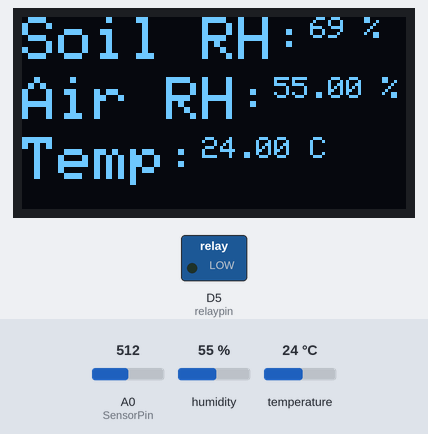
Simulated run of this sketch. Board: ESP8266 (NodeMCU). Parts: 128×64 one-colour display, switched loads named in the sketch (green lamp = pin HIGH). The test bench sets the inputs (shaded band); at power-on: A0 (SensorPin) = 512, humidity 55 %, temperature 24 °C. WiFi joins after 1.5 s; servers stay silent unless stated; what the sketch prints to the serial monitor is not drawn.

Above: at 6.7 s.
6.8 s: A0 (SensorPin) set to 650
At 8.1 s:
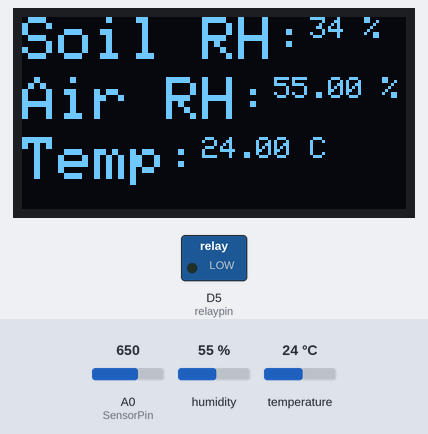
8.4 s: A0 (SensorPin) set to 677
At 9.6 s:
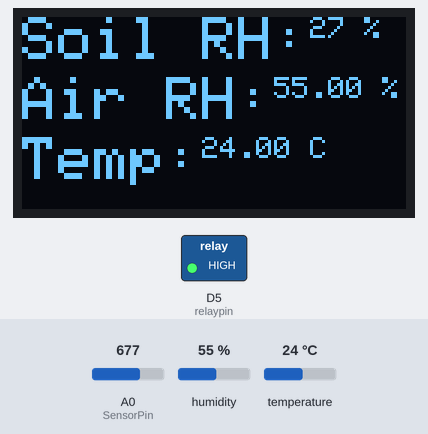
10.6 s: humidity set to 22 %
At 13.6 s:
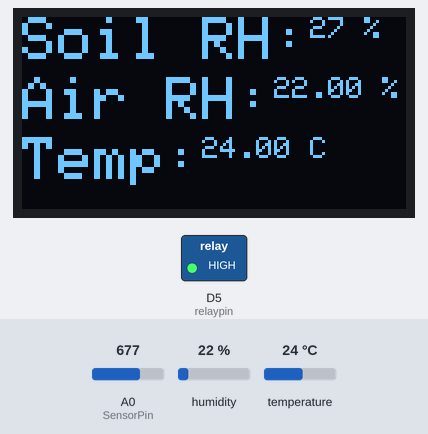
14.2 s: temperature set to 12 °C
At 16.1 s:
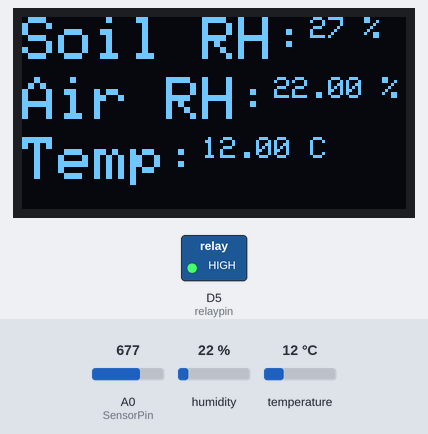
16.6 s: A0 (SensorPin) set to 788
At 17.7 s:
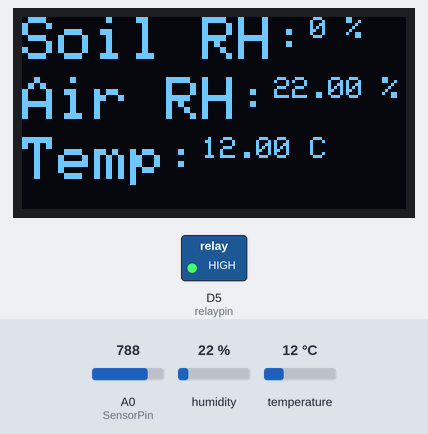
18.5 s: A0 (SensorPin) set to 808
Timing chart, 0 to 21.5 s (numbered marks = the images above; inputs shaded):
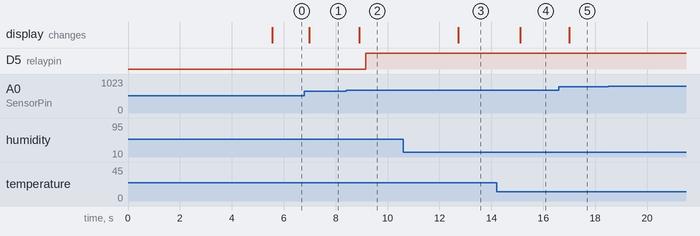

Measured:
- the behaviour switches between 664 and 665 on A0 (SensorPin) (found by bisection; images 1 and 2)
- after the input at 6.8 s, the display: changes after 0.19 s (image 1)
- after the input at 8.4 s, D5 (relaypin): LOW → HIGH after 0.75 s; the display: changes after 0.50 s (image 2)
- after the input at 10.6 s, the display: changes after 2.1 s (image 3)
- after the input at 14.2 s, the display: changes after 0.91 s (image 4)
- after the input at 16.6 s, the display: changes after 0.41 s (image 5)
- after the input at 18.5 s, every drawn part: stays the same

The sketch:

tanamanpintar.ino
```cpp
#include <ESP8266WiFi.h>
#include <SPI.h>
#include <Wire.h>
#include <Adafruit_GFX.h>
#include <Adafruit_SSD1306.h>
#include <DHT.h>

#define SCREEN_WIDTH 128
#define SCREEN_HEIGHT 64
#define OLED_RESET -1

#define DHTPIN D4
DHT dht(DHTPIN, DHT22);

String apiKey = "F4MR5562C1IIUVQJ";
const char* resource = "/update?api_key=";
const char *ssid = "ONET-House";
const char *pass = "mimimeow123";
const char* server = "api.thingspeak.com";

Adafruit_SSD1306 display(SCREEN_WIDTH, SCREEN_HEIGHT, &Wire, OLED_RESET);

const int AirValue = 790;
const int WaterValue = 390;
const int SensorPin = A0;
int soilMoistureValue = 0;
int soilmoisturepercent=0;
int relaypin = D5;

WiFiClient client;


void setup() {
  Serial.begin(115200);
  display.begin(SSD1306_SWITCHCAPVCC, 0x3C);
  display.clearDisplay();
  pinMode(relaypin, OUTPUT);

  dht.begin();

  WiFi.begin(ssid, pass);

  while (WiFi.status() != WL_CONNECTED)
  {
    delay(500);
    Serial.print(".");
  }
    Serial.println("");
    Serial.println("WiFi connected");
    delay(4000);
}


void loop()
{
  float h = dht.readHumidity();
  float t = dht.readTemperature();

  Serial.print("Humidity: ");
  Serial.println(h);
  Serial.print("Temperature: ");
  Serial.println(t);

  soilMoistureValue = analogRead(SensorPin);
  Serial.println(soilMoistureValue);

  soilmoisturepercent = map(soilMoistureValue, AirValue, WaterValue, 0, 100);


if(soilmoisturepercent > 100)
{
  Serial.println("100 %");

  display.setCursor(0,0);
  display.setTextSize(2);
  display.setTextColor(WHITE);
  display.print("Soil RH:");
  display.setTextSize(1);
  display.print("100");
  display.println(" %");
  display.setCursor(0,20);
  display.setTextSize(2);
  display.print("Air RH:");
  display.setTextSize(1);
  display.print(h);
  display.println(" %");
  display.setCursor(0,40);
  display.setTextSize(2);
  display.print("Temp:");
  display.setTextSize(1);
  display.print(t);
  display.println(" C");
  display.display();

  delay(250);
  display.clearDisplay();
}


else if(soilmoisturepercent <0)
{
  Serial.println("0 %");

  display.setCursor(0,0);
  display.setTextSize(2);
  display.setTextColor(WHITE);
  display.print("Soil RH:");
  display.setTextSize(1);
  display.print("0");
  display.println(" %");
  display.setCursor(0,20);
  display.setTextSize(2);
  display.print("Air RH:");
  display.setTextSize(1);
  display.print(h);
  display.println(" %");
  display.setCursor(0,40);
  display.setTextSize(2);
  display.print("Temp:");
  display.setTextSize(1);
  display.print(t);
  display.println(" C");
  display.display();

  delay(250);
  display.clearDisplay();
}


else if(soilmoisturepercent >=0 && soilmoisturepercent <= 100)
{
  Serial.print(soilmoisturepercent);
  Serial.println("%");

  display.setCursor(0,0);
  display.setTextSize(2);
  display.setTextColor(WHITE);
  display.print("Soil RH:");
  display.setTextSize(1);
  display.print(soilmoisturepercent);
  display.println(" %");
  display.setCursor(0,20);
  display.setTextSize(2);
  display.print("Air RH:");
  display.setTextSize(1);
  display.print(h);
  display.println(" %");
  display.setCursor(0,40);
  display.setTextSize(2);
  display.print("Temp:");
  display.setTextSize(1);
  display.print(t);
  display.println(" C");
  display.display();

  delay(250);
  display.clearDisplay();
}

  if(soilmoisturepercent >=0 && soilmoisturepercent <= 30)
  {
    digitalWrite(relaypin, HIGH);
    Serial.println("Motor is ON");
  }
  else if (soilmoisturepercent >30 && soilmoisturepercent <= 100)
  {
    digitalWrite(relaypin, LOW);
    Serial.println("Motor is OFF");
  }

  if (client.connect(server, 80))
  {
    String postStr = apiKey;
      postStr += "&field1=";
      postStr += String(soilmoisturepercent);
      postStr += "&field2=";
      postStr += String(h);
      postStr += "&field3=";
      postStr += String(t);
      postStr += "&field4=";
      postStr += String(relaypin);
      postStr += "\r\n\r\n\r\n\r\n";

    client.print("POST /update HTTP/1.1\n");
    client.print("Host: api.thingspeak.com\n");
    client.print("Connection: close\n");
    client.print("X-THINGSPEAKAPIKEY: " + apiKey + "\n");
    client.print("Content-Type: application/x-www-form-urlencoded\n");
    client.print("Content-Length: ");
    client.print(postStr.length());
    client.print("\n\n");
    client.print(postStr);

  }
    client.stop();

}
```
